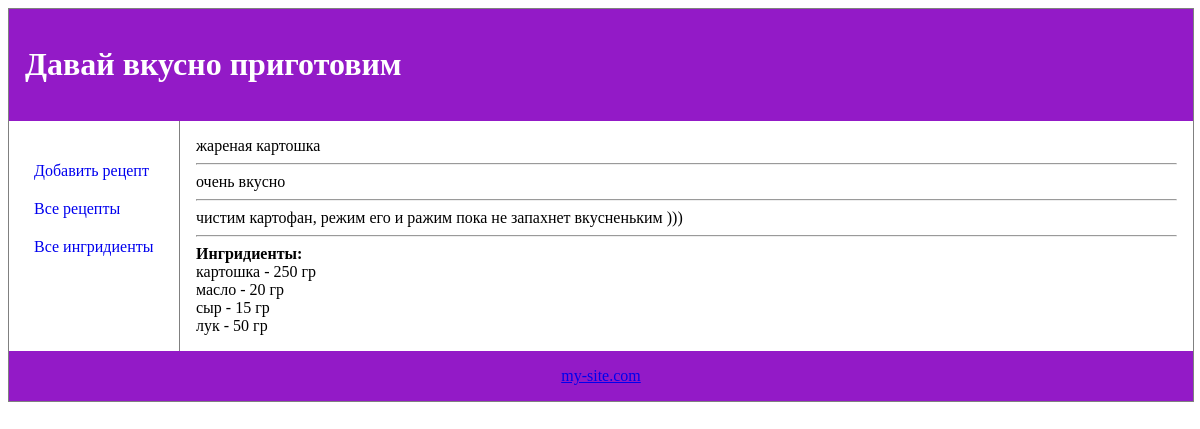
Page /index.php?id=showRecipe&recipe=26 on the committed database.
### tables this page shows
CREATE TABLE `dish` (
  `id_recipe` int(11) NOT NULL,
  `name_dish` varchar(100) DEFAULT NULL,
  `desc_dish` varchar(100) DEFAULT NULL,
  `recipe` varchar(1000) DEFAULT NULL
);

CREATE TABLE `ingredients` (
  `id` int(11) NOT NULL,
  `name_ingr` varchar(100) DEFAULT NULL,
  `quantity` varchar(50) DEFAULT NULL,
  `id_recipe` int(11) DEFAULT NULL
);

### showRecipe.php (the view)
<?php
$recipe = $_GET['recipe'];
$dbc = mysqli_connect('localhost','root','','lllusix')
    or die('Проблема соединения с БД');
$query = "SELECT * FROM dish WHERE id_recipe='$recipe'";
$result = mysqli_query($dbc, $query);
while($row = mysqli_fetch_array($result))
{
    echo $row[1] . '<br>'. '<hr>';
    echo $row[2] . '<br>'. '<hr>';
    echo $row[3] . '<br>'. '<hr>';
    echo '<b>Ингридиенты:</b> ' . '<br>';
}
$query = "SELECT * FROM ingredients WHERE id_recipe='$recipe'";
$result = mysqli_query($dbc, $query);
while($row = mysqli_fetch_array($result)){
    echo $row[1] . ' - ' . $row[2] . '<br>';
}

### index.php (shortened to what this page needs)
<!DOCTYPE html>
<html lang="en">
<head>
</head>
<body>
<?php
$id = '';
if (!empty($_GET)) {
    $id = empty($_GET['id']) ? '' : trim(strip_tags($_GET['id']));
}
$blocks = ['header', 'content', 'footer'];
?>
<div class="container">
    <?php foreach ($blocks as $block): ?>
        <?php if ($block == 'header'): ?>
            <?php include 'header.php'; ?>
        <?php elseif ($block == 'content'): ?>
            <?php include 'menu.php'; ?>
            <article>
                <?php
                switch ($id) {
                    case 'showRecipe':
                        include 'showRecipe.php';
                        break;
                }
                ?>
            </article>
        <?php elseif ($block == 'footer'): ?>
            <?php include 'footer.php'; ?>
        <?php endif; ?>
    <?php endforeach; ?>
</div>
</body>
</html>

### index.php (style rules this page uses)
div.container { width: 100%; border: 1px solid gray; }
article { margin-left: 170px; border-left: 1px solid gray; padding: 1em; overflow: hidden; }

### rows in the picture
dish: name_dish "жареная картошка", desc_dish "очень вкусно", recipe "чистим картофан, режим его и ражим пока не запахнет вкусненьким )))"
ingredients: name_ingr "картошка", quantity "250 гр"
ingredients: name_ingr "масло", quantity "20 гр"
ingredients: name_ingr "сыр", quantity "15 гр"
ingredients: name_ingr "лук", quantity "50 гр"

### other values in the picture
$menu "Добавить рецепт"
$menu "Все рецепты"
$menu "Все ингридиенты"
